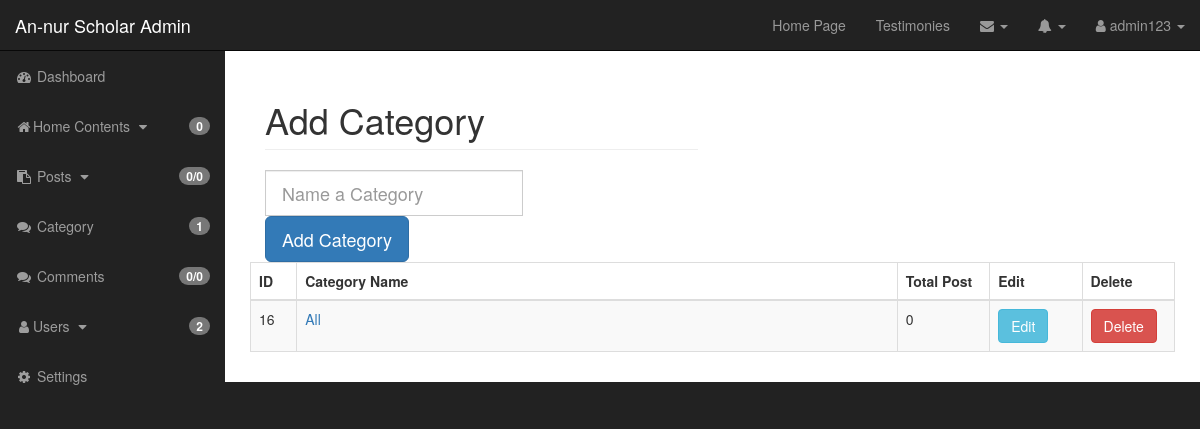
Before: /admin/categories.php (signed in) with the older database file.
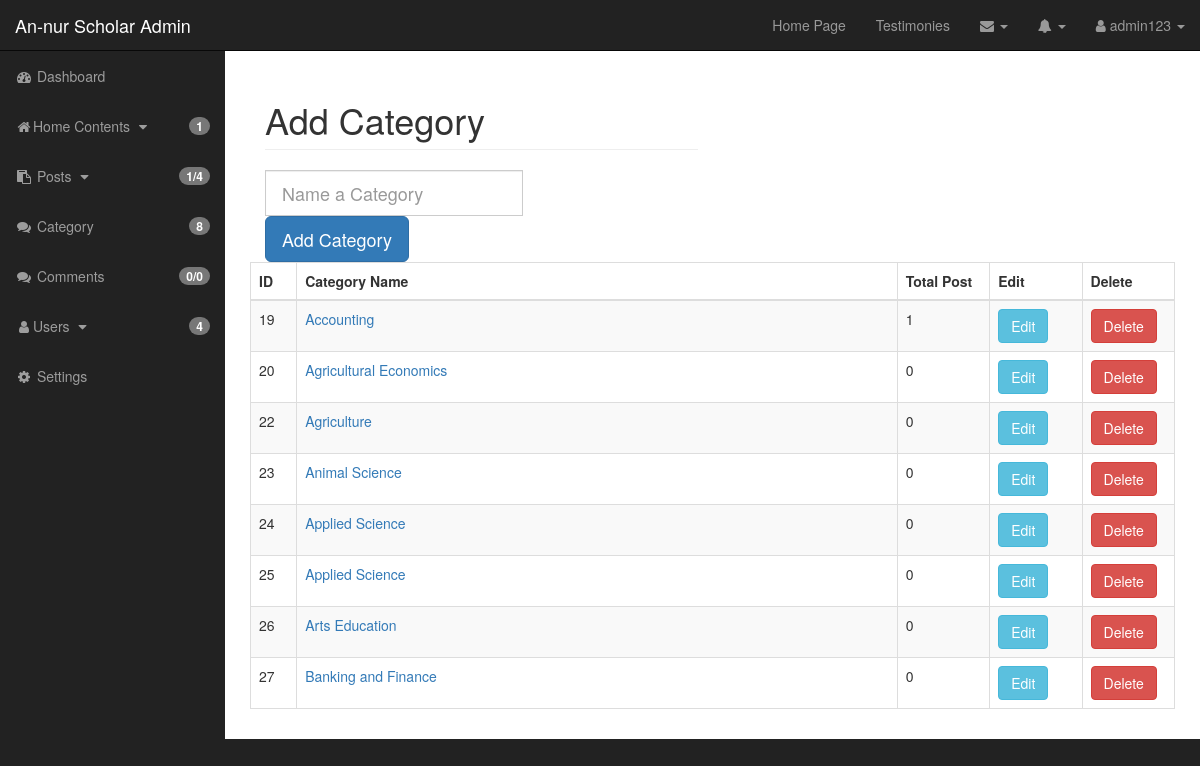
After: the same page with the newer database file.
### tables this page shows
CREATE TABLE `categories` (
  `cat_id` int(11) NOT NULL,
  `cat_title` varchar(255) NOT NULL,
  `cat_image` varchar(255) NOT NULL DEFAULT 'no_category.png'
);

### admin/includes/functions.php (the view, shortened to what this page needs)
<?php
function category_table()
{
    global $connection;
    $query = "SELECT * FROM categories";
    $select_categories_query = mysqli_query($connection, $query);
    while ($row = mysqli_fetch_assoc($select_categories_query)) {
        $cat_id = $row['cat_id'];
        $cat_title = $row['cat_title'];
        $post_count_query = "SELECT * FROM posts WHERE post_category_id = {$cat_id} ";
        $post_count = mysqli_query($connection, $post_count_query);
        $count = mysqli_num_rows($post_count);
        echo "<tr>";
        echo "<td>{$cat_id}</td>";
        echo "<td><a href='../category.php?category=$cat_id'>{$cat_title}</a></td>";
        echo "<td>{$count}</td>";
        echo "<td><a class='btn btn-info' href='?edit=$cat_id'>Edit</a></td>";
        echo "<td><a rel='$cat_id' class='btn btn-danger delete_link' href='javascript:void(0)'>Delete</a></td>";
        echo "</tr>";
    }
}

### admin/includes/admin_header.php (shortened to what this page needs)
<?php include "../includes/db.php";
include "functions.php";
?>
<!DOCTYPE html>
<html lang="en">
<head>
    <link href="css/bootstrap.min.css" rel="stylesheet">
    <link href="css/sb-admin.css" rel="stylesheet">
    <link href="font-awesome/css/font-awesome.min.css" rel="stylesheet" type="text/css">
</head>
<body>

### admin/categories.php (shortened to what this page needs)
<?php include "includes/admin_header.php";
?>
<div id="wrapper">
    <?php include "includes/admin_navigation.php"; ?>
    <div id="page-wrapper">
        <div class="container-fluid">
            <div class="row">
                    <div class="col-lg-12">
                        <div class="col-xs-6">
                            <h1 class="page-header">
                                Add Category
                            </h1>
                            <form action="" method="post">
                                <div class="input-group input-group-lg">
                                    <input type="text" name="cat_title" value="" class="form-control" placeholder="Name a Category"> </div>
                                <div class="btn-group btn-group-lg">
                                    <input type="submit" name="submit" class="btn btn-primary" value="Add Category"> </div>
                            </form>
                        </div>
                        <table class="table table-bordered table-striped table-hover">
                            <thead>
                                <tr>
                                    <th width="5%"> ID </th>
                                    <th width="65%"> Category Name </th>
                                    <th width="10%"> Total Post </th>
                                    <th width="10%"> Edit </th>
                                    <th width="10%"> Delete </th>
                                </tr>
                            </thead>
                            <tbody>
                                <?php
                                    category_table()
                            ?>
                            </tbody>
                        </table>
                    </div>
            </div>
        </div>
    </div>
</div>
<?php include "includes/admin_footer.php" ?>

### admin/includes/admin_navigation.php (shortened to what this page needs)
<nav class="navbar navbar-inverse navbar-fixed-top" role="navigation">
    <div class="navbar-header">
             <a class="navbar-brand" href="index.php">An-nur Scholar Admin</a>
    </div>
    <ul class="nav navbar-right top-nav">
        <li> <a href="../index.php">Home Page</a> </li>
        <li> <a href="feedback.php">Testimonies</a> </li>
        <?php include "admin_dropdown_msg.php"; ?>
        <?php include "admin_notification.php"; ?>
        <li class="dropdown"> <a href="#" class="dropdown-toggle" data-toggle="dropdown"><i class="fa fa-user"></i>
                <?php echo $_SESSION['username']; ?> <b class="caret"></b></a>
        </li>
    </ul>
    <?php include "admin_sidebar.php"; ?>
</nav>

### admin/includes/admin_dropdown_msg.php (shortened to what this page needs)
<li class="dropdown"><a href="#" class="dropdown-toggle" data-toggle="dropdown"><i class="fa fa-envelope"></i> <b class="caret"></b></a>
</li>

### admin/includes/admin_notification.php (shortened to what this page needs)
<li class="dropdown"> <a href="#" class="dropdown-toggle" data-toggle="dropdown"><i class="fa fa-bell"></i> <b
            class="caret"></b></a>
</li>

### admin/includes/admin_sidebar.php (shortened to what this page needs)
<?php
$post_count_query = "SELECT * FROM posts WHERE post_status = 'draft' ";
$find_count = mysqli_query($connection, $post_count_query);
$count_dpost = mysqli_num_rows($find_count);
$post_count_query = "SELECT * FROM posts";
$find_count = mysqli_query($connection, $post_count_query);
$count_allpost = mysqli_num_rows($find_count);
$main_contents_count_query = "SELECT * FROM main_contents";
$find_count = mysqli_query($connection, $main_contents_count_query);
$count_all_main_contents = mysqli_num_rows($find_count);
$categories_count_query = "SELECT * FROM categories";
$find_count = mysqli_query($connection, $categories_count_query);
$count_categories = mysqli_num_rows($find_count);
$comment_count_query = "SELECT * FROM comments WHERE comment_status = 'unapproved' ";
$find_count = mysqli_query($connection, $comment_count_query);
$count_upcomments = mysqli_num_rows($find_count);
$comment_count_query = "SELECT * FROM comments";
$find_count = mysqli_query($connection, $comment_count_query);
$count_allcomments = mysqli_num_rows($find_count);
$user_count_query = "SELECT * FROM users";
$find_count = mysqli_query($connection, $user_count_query);
$count_users = mysqli_num_rows($find_count);
?>
<div class="collapse navbar-collapse navbar-ex1-collapse">
    <ul class="nav navbar-nav side-nav">
        <li> <a href="index.php"><i class="fa fa-fw fa-dashboard"></i> Dashboard</a> </li>
        <li> <a href="javascript:;" data-toggle="collapse" data-target="#home_content">
                <i class="fa fa-fw fa-home"></i>Home Contents <i class="fa fa-fw fa-caret-down"></i> <small
                    class='pull-right'><span class='badge'>
                        <?php echo $count_all_main_contents; ?></span></small></a>
        </li>
        <li> <a href="javascript:;" data-toggle="collapse" data-target="#post_dropdown"><i
                    class="fa fa-fw fa-clipboard"></i> Posts <i class="fa fa-fw fa-caret-down"></i> <small
                    class='pull-right'><span class='badge'>
                        <?php echo $count_dpost . "/" . $count_allpost; ?></span></small></a>
        </li>
        <li> <a href="./categories.php"><i class="fa fa-fw fa-comments"></i> Category <small class='pull-right'><span
                        class='badge'> <?php echo $count_categories; ?></span></small></a> </li>
        <li> <a href="comments.php"><i class="fa fa-fw fa-comments"></i> Comments <small class='pull-right'><span
                        class='badge'> <?php echo $count_upcomments . "/" . $count_allcomments; ?></span></small></a>
        </li>
        <li><a href="javascript:;" data-toggle="collapse" data-target="#users_dropdown"><i
                    class="fa fa-fw fa-user"></i>Users <i class="fa fa-fw fa-caret-down"></i> <small
                    class='pull-right'><span class='badge'> <?php echo $count_users; ?></span></small></a>
        </li>
        <li> <a href="./settings.php"><i class="fa fa-fw fa-gear"></i> Settings</a> </li>
    </ul>
</div>

### admin/includes/admin_footer.php (shortened to what this page needs)
</body>
</html>

### admin/css/sb-admin.css (style rules this page uses)
body { margin-top: 100px; background-color: #222; }
@media (min-width:768px) { body { margin-top: 50px; } }
#wrapper { padding-left: 0; }
#page-wrapper { width: 100%; padding: 0; background-color: #fff; }
@media (min-width:768px) { #wrapper { padding-left: 225px; } }
@media (min-width:768px) { #page-wrapper { padding: 10px; } }
.top-nav { padding: 0 15px; }
.top-nav>li { display: inline-block; float: left; }
.top-nav>li>a { padding-top: 15px; padding-bottom: 15px; line-height: 20px; color: #999; }
@media (min-width:768px) { .side-nav { position: fixed; top: 51px; left: 225px; width: 225px; margin-left: -225px; border: none; border-radius: 0; overflow-y: auto; background-color: #222; } }
@media (min-width:768px) { .side-nav>li>a { width: 225px; } }

Changed rows visible on the page:
removed categories: cat_id "16", cat_title "All", count "0"
added categories: cat_id "19", cat_title "Accounting", count "1"
added categories: cat_id "20", cat_title "Agricultural Economics", count "0"
added categories: cat_id "22", cat_title "Agriculture", count "0"
added categories: cat_id "23", cat_title "Animal Science", count "0"
added categories: cat_id "24", cat_title "Applied Science", count "0"
added categories: cat_id "25", cat_title "Applied Science", count "0"
added categories: cat_id "26", cat_title "Arts Education", count "0"
added categories: cat_id "27", cat_title "Banking and Finance", count "0"
Other visible differences:
$count_all_main_contents: "0" → "1"
$count_dpost: "0" → "1"
$count_allpost: "0" → "4"
$count_categories: "1" → "8"
$count_users: "2" → "4"
